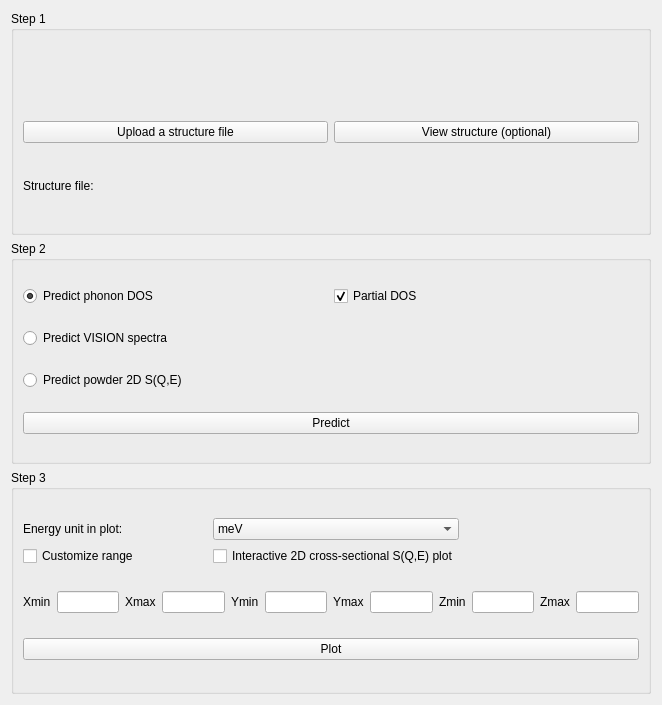
          <widget class="QWidget" name="scrollAreaWidgetContents_2">
           <property name="geometry">
            <rect>
             <x>0</x>
             <y>0</y>
             <width>662</width>
             <height>705</height>
            </rect>
           </property>
           <layout class="QVBoxLayout" name="verticalLayout_19">
            <item>
             <widget class="QGroupBox" name="groupBox_step1">
              <property name="title">
               <string>Step 1</string>
              </property>
              <layout class="QVBoxLayout" name="verticalLayout_4">
               <item>
                <widget class="QLabel" name="label_4">
                 <property name="text">
                  <string/>
                 </property>
                </widget>
               </item>
               <item>
                <layout class="QHBoxLayout" name="horizontalLayout_7">
                 <item>
                  <widget class="QPushButton" name="pushButton_upload_structure_dp">
                   <property name="text">
                    <string>Upload a structure file</string>
                   </property>
                  </widget>
                 </item>
                 <item>
                  <widget class="QPushButton" name="pushButton_view_struc_dp">
                   <property name="text">
                    <string>View structure (optional)</string>
                   </property>
                  </widget>
                 </item>
                </layout>
               </item>
               <item>
                <widget class="QLabel" name="label_structure_dp">
                 <property name="text">
                  <string>Structure file:                                                                             </string>
                 </property>
                </widget>
               </item>
              </layout>
             </widget>
            </item>
            <item>
             <widget class="QGroupBox" name="groupBox_step2">
              <property name="title">
               <string>Step 2</string>
              </property>
              <layout class="QVBoxLayout" name="verticalLayout_3">
               <item>
                <layout class="QHBoxLayout" name="horizontalLayout_3">
                 <item>
                  <widget class="QRadioButton" name="radioButton_predict_phonon_dos">
                   <property name="text">
                    <string>Predict phonon DOS</string>
                   </property>
                   <property name="checked">
                    <bool>true</bool>
                   </property>
                  </widget>
                 </item>
                 <item>
                  <widget class="QCheckBox" name="checkBox_partial_dos">
                   <property name="text">
                    <string>Partial DOS</string>
                   </property>
                   <property name="checked">
                    <bool>true</bool>
                   </property>
                  </widget>
                 </item>
                </layout>
               </item>
               <item>
                <widget class="QRadioButton" name="radioButton_predict_vision">
                 <property name="text">
                  <string>Predict VISION spectra</string>
                 </property>
                </widget>
               </item>
               <item>
                <widget class="QRadioButton" name="radioButton_predict_2d_sqe">
                 <property name="text">
                  <string>Predict powder 2D S(Q,E)</string>
                 </property>
                </widget>
               </item>
               <item>
                <widget class="QPushButton" name="pushButton_predict">
                 <property name="text">
                  <string>Predict</string>
                 </property>
                </widget>
               </item>
              </layout>
             </widget>
            </item>
            <item>
             <widget class="QGroupBox" name="groupBox_step3">
              <property name="title">
               <string>Step 3</string>
              </property>
              <layout class="QVBoxLayout" name="verticalLayout_5">
               <item>
                <layout class="QGridLayout" name="gridLayout_3">
                 <property name="leftMargin">
                  <number>0</number>
                 </property>
                 <property name="rightMargin">
                  <number>180</number>
                 </property>
                 <item row="0" column="0">
                  <widget class="QLabel" name="label_7">
                   <property name="text">
                    <string>Energy unit in plot:</string>
                   </property>
                  </widget>
                 </item>
                 <item row="0" column="1">
                  <widget class="QComboBox" name="comboBox_plot_unit_dp">
                   <item>
                    <property name="text">
                     <string>meV</string>
                    </property>
                   </item>
                   <item>
                    <property name="text">
                     <string>cm\u207B\u00B9</string>
                    </property>
                   </item>
                   <item>
                    <property name="text">
                     <string>THz</string>
                    </property>
                   </item>
                  </widget>
                 </item>
                 <item row="2" column="0">
                  <widget class="QCheckBox" name="checkBox_range_dp">
                   <property name="toolTip">
                    <string>Check this to use customized axis ranges specified below</string>
                   </property>
                   <property name="text">
                    <string>Customize range</string>
                   </property>
                  </widget>
                 </item>
                 <item row="2" column="1">
                  <widget class="QCheckBox" name="checkBox_interactive_dp">
                   <property name="toolTip">
                    <string/>
                   </property>
                   <property name="text">
                    <string>Interactive 2D cross-sectional S(Q,E) plot</string>
                   </property>
                  </widget>
                 </item>
                </layout>
               </item>
               <item>
                <layout class="QGridLayout" name="gridLayout">
                 <item row="1" column="7">
                  <widget class="QLabel" name="label_12">
                   <property name="text">
                    <string>Ymax</string>
                   </property>
                  </widget>
                 </item>
                 <item row="1" column="0">
                  <widget class="QLabel" name="label_6">
                   <property name="text">
                    <string>Xmin</string>
                   </property>
                  </widget>
                 </item>
                 <item row="1" column="8">
                  <widget class="QLineEdit" name="lineEdit_ymax_dp"/>
                 </item>
                 <item row="1" column="5">
                  <widget class="QLabel" name="label_5">
                   <property name="text">
                    <string>Ymin</string>
                   </property>
                  </widget>
                 </item>
                 <item row="1" column="6">
                  <widget class="QLineEdit" name="lineEdit_ymin_dp"/>
                 </item>
                 <item row="1" column="1">
                  <widget class="QLineEdit" name="lineEdit_xmin_dp"/>
                 </item>
                 <item row="1" column="4">
                  <widget class="QLineEdit" name="lineEdit_xmax_dp"/>
                 </item>
                 <item row="1" column="10">
                  <widget class="QLineEdit" name="lineEdit_zmin_dp"/>
                 </item>
                 <item row="1" column="11">
                  <widget class="QLabel" name="label_13">
                   <property name="text">
                    <string>Zmax</string>
                   </property>
                  </widget>
                 </item>
                 <item row="1" column="3">
                  <widget class="QLabel" name="label_11">
                   <property name="text">
                    <string>Xmax</string>
                   </property>
                  </widget>
                 </item>
                 <item row="1" column="9">
                  <widget class="QLabel" name="label_10">
                   <property name="text">
                    <string>Zmin</string>
                   </property>
                  </widget>
                 </item>
                 <item row="1" column="12">
                  <widget class="QLineEdit" name="lineEdit_zmax_dp"/>
                 </item>
                </layout>
               </item>
               <item>
                <widget class="QPushButton" name="pushButton_plot_dp">
                 <property name="text">
                  <string>Plot</string>
                 </property>
                </widget>
               </item>
              </layout>
             </widget>
            </item>
           </layout>
          </widget>
